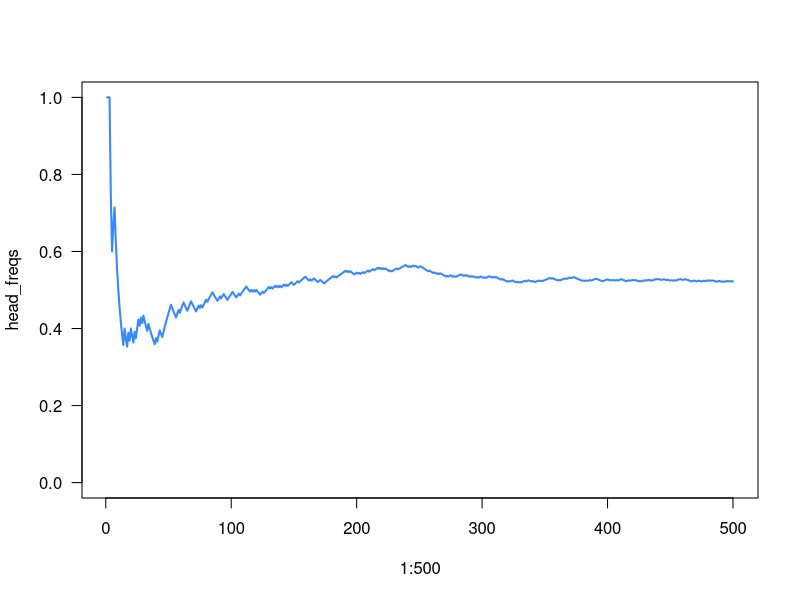

This figure's R source:
## ---- chunk 1
knitr::opts_chunk$set(echo = TRUE, error = TRUE)
## ---- chunk 2
# coin object
coin <- c("heads", "tails")
## ---- chunk 3
# one toss
sample(coin, size = 1)
## ---- chunk 4
# 3 tosses
sample(coin, size = 3, replace = TRUE)

# 6 tosses
sample(coin, size = 6, replace = TRUE)
## ---- chunk 5
# tossing a loaded coin
sample(coin, size = 5, prob = c(0.4, 0.6), replace = TRUE)
## ---- chunk 6
toss <- function(x = c("heads", "tables"), times = 1, prob = c(0.5, 0.5)) {
  sample(x, size = times, replace = TRUE, prob = prob)
}
## ---- chunk 7
toss(times = 10)
## ---- chunk 8
# five tosses
five <- toss(coin, times = 5)

# total frequencies of heads and tails
sum(five == "heads")
sum(five == "tails")
## ---- chunk 9
# relative frequencies of heads
cumsum(five == "heads") / 1:length(five)

# relative frequencies of tails
cumsum(five == "tails") / 1:length(five)
## ---- chunk 10
set.seed(5938)
hundreds <- toss(coin, times = 500)
head_freqs = cumsum(hundreds == "heads") / 1:500

plot(1:500, head_freqs, type = "l", ylim = c(0, 1), las = 1,
     col = "#3989f8", lwd = 2)
